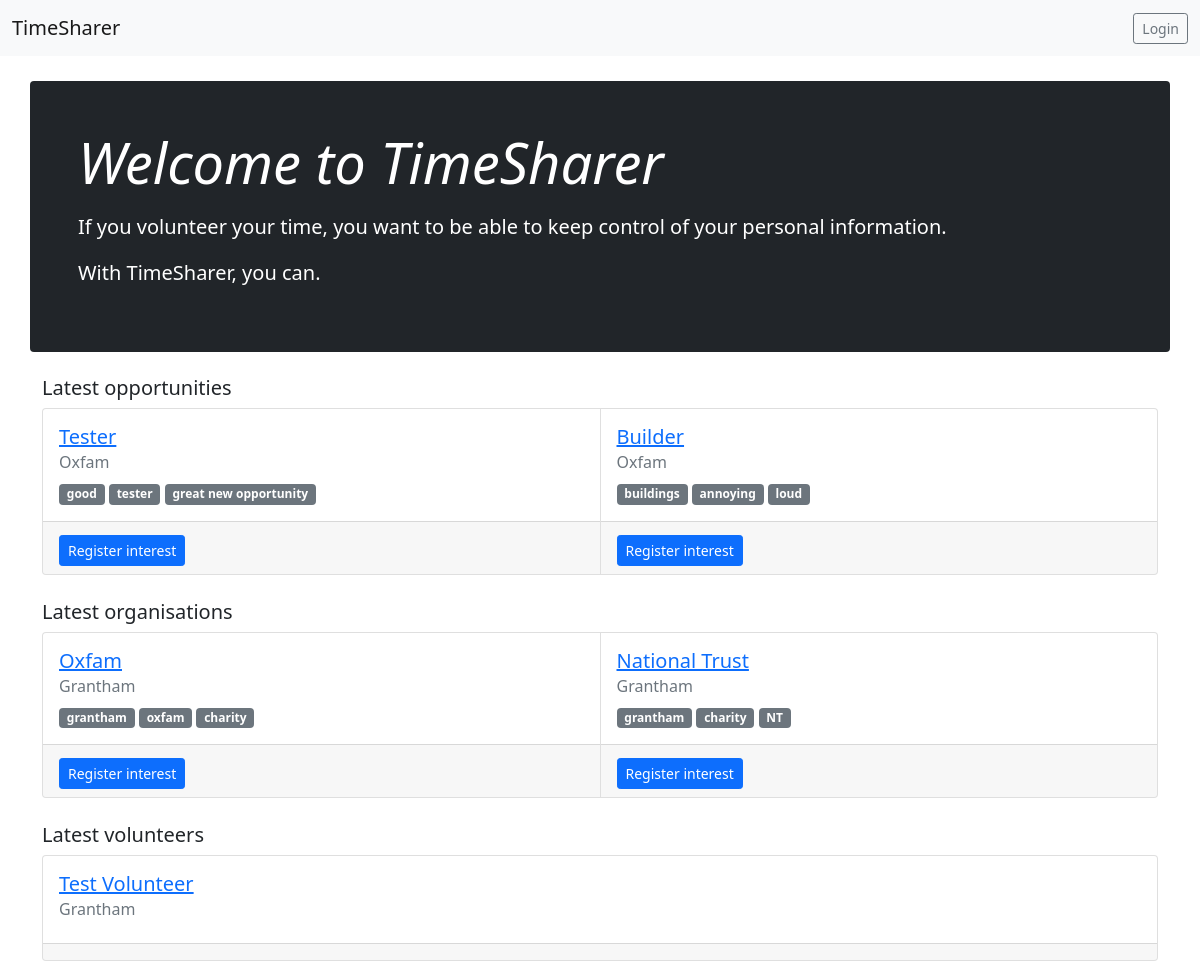
Before: /timesharer/ with the older database file.
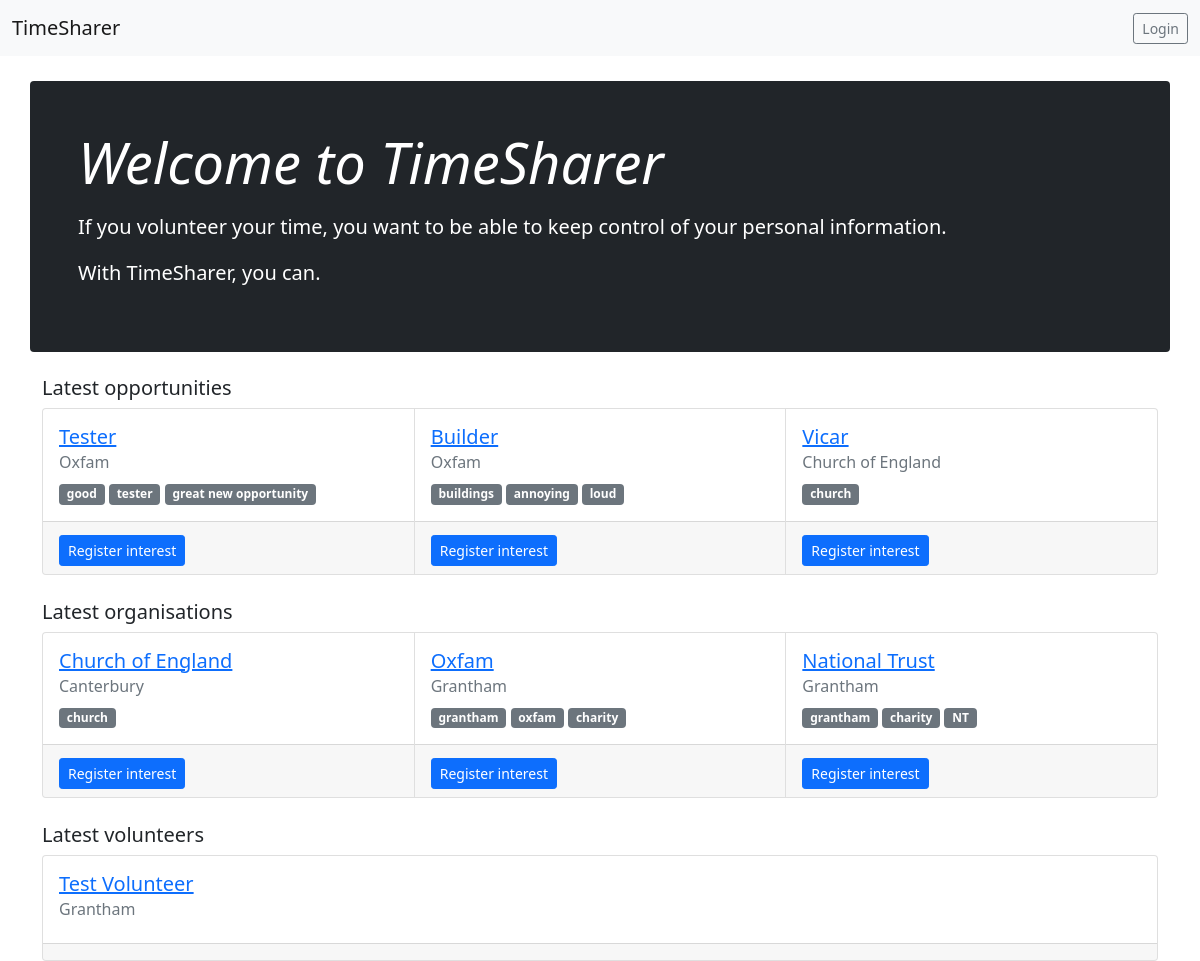
After: the same page with the newer database file.
### timesharer/models.py (models this page shows, shortened)
class Opportunity(models.Model):
    title = models.CharField(max_length=20)
    location = models.CharField(max_length=20, default='Location')
    description = models.TextField(default='Description')
    is_live = models.BooleanField()
    owned_by = models.ForeignKey(Organisation, on_delete=models.CASCADE)
    tags = TaggableManager()
    created_at = models.DateTimeField('date created',default=timezone.now)

class Organisation(models.Model):
    name = models.CharField(max_length=20)
    location = models.CharField(max_length=20)
    is_live = models.BooleanField()
    tags = TaggableManager()
    created_at = models.DateTimeField('date created')
    owned_by = models.ForeignKey(User, on_delete=models.CASCADE,null=True)
    description = models.TextField(default='Description')
    def __str__(self):
        return self.name

class Volunteer(models.Model):
    created_by = models.ForeignKey(User, on_delete=models.CASCADE, null=True)
    name = models.CharField(max_length=20)
    location = models.CharField(max_length=20)
    opted_in = models.BooleanField(default=False)
    created_at = models.DateTimeField('date created',default=timezone.now)
    updated_at = models.DateTimeField('date updated',default=timezone.now)
    is_live = models.BooleanField()
    applied_to = models.ForeignKey(Opportunity, on_delete=models.CASCADE, default="1")
    tags = TaggableManager()

### timesharer/views.py (the view)
# urls.py: path('', views.IndexView.as_view(), name='index'),
class IndexView(TemplateView):
    template_name = 'timesharer/index.html'
    def get_context_data(self, **kwargs):
        context = super().get_context_data(**kwargs)
        public_volunteers = Volunteer.objects.filter(is_live=True).order_by('created_at')[:5]
        public_organisations = Organisation.objects.filter(is_live=True).order_by('-created_at')[:5]
        public_opportunities = Opportunity.objects.filter(is_live=True).order_by('-created_at')[:5]
        context['organisations'] = public_organisations
        context['opportunities'] = public_opportunities
        context['volunteers'] = public_volunteers
        return context

### timesharer/templates/timesharer/index.html
{% extends 'core/base_generic.html' %}
{% block content %}
<div class="p-4 p-md-5 mb-4 text-white rounded bg-dark">
    <h1 class="display-4 fst-italic">Welcome to TimeSharer</h1>
    <p class="lead my-3">If you volunteer your time, you want to be able to keep control of your personal information. </p>
    <p class="lead"><strong>With TimeSharer, you can.</strong></p>
</div>
{% endblock %}
{% block opportunities %}
<h5>Latest opportunities</h5>
{% if opportunities %}
    <div class="card-group">
        {% for o in opportunities %}
            <div class="card">
              <div class="card-body">
                <h5 class="card-title"><a href="{% url 'timesharer:opportunity_detail' o.id %} ">{{ o.title }}</a></h5>
                <h6 class="card-subtitle mb-2 text-muted">{{ o.owned_by }}</h6>
                {% for tag in o.tags.all %}
                    <a href="{% url 'timesharer:tagged_opportunities' tag.slug %}"><span class="badge bg-secondary">{{ tag }}</span></a>
                    {% endfor %}<br>
              </div>
              <div class="card-footer">
                <a href="{% url 'timesharer:opportunity_detail' o.id %} " class="card-link"><button type="button" class="btn btn-primary btn-sm"style="margin-top:5px">Register interest</button></a>
              </div>
            </div>
        {% endfor %}
    </div>
{% endif %}
{% endblock %}
{% block organisations %}
<h5>Latest organisations</h5>
{% if organisations.count > 0 %}
    <div class="card-group">
        {% for org in organisations %}
            <div class="card">
              <div class="card-body">
                <h5 class="card-title"><a href="{% url 'timesharer:organisation_detail' org.id %} ">{{ org.name }}</a></h5>
                <h6 class="card-subtitle mb-2 text-muted">{{ org.location }}</h6>
                {% for tag in org.tags.all %}
                    <a href="{%url 'timesharer:tagged_organisations' tag.slug %}"><span class="badge bg-secondary">{{ tag }}</span></a>
                    {% endfor %}<br>
              </div>
              <div class="card-footer">
                <a href="{% url 'timesharer:organisation_detail' org.id %} " class="card-link"><button type="button" class="btn btn-primary btn-sm"style="margin-top:5px">Register interest</button></a>
              </div>
            </div>
        {% endfor %}
    </div>
{% else %}
  <div class="card">
    <div class="card-body">
      There are currently no publicly accessible volunteer profiles available. Please try again later.
    </div>
  </div>
{% endif %}
{% endblock %}
{% block volunteers %}
<h5>Latest volunteers</h5>
{% if volunteers.count > 0 %}
    <div class="card-group">
        {% for vol in volunteers %}
            <div class="card">
              <div class="card-body">
                <h5 class="card-title"><a href="{% url 'timesharer:volunteer_detail' vol.id %} ">{{ vol.name }}</a></h5>
                <h6 class="card-subtitle mb-2 text-muted">{{ vol.location }}</h6>
              </div>
              <div class="card-footer">
              </div>
            </div>
        {% endfor %}
    </div>
    {% else %}
    <div class="card">
      <div class="card-body">
        There are currently no publicly accessible volunteer profiles available. Please try again later.
      </div>
    </div>
{% endif %}
{% endblock %}

Changed rows visible on the page:
added Opportunity: title "Vicar", owned_by "Church of England"
added Tag: name "church"
added Organisation: name "Church of England", location "Canterbury"
